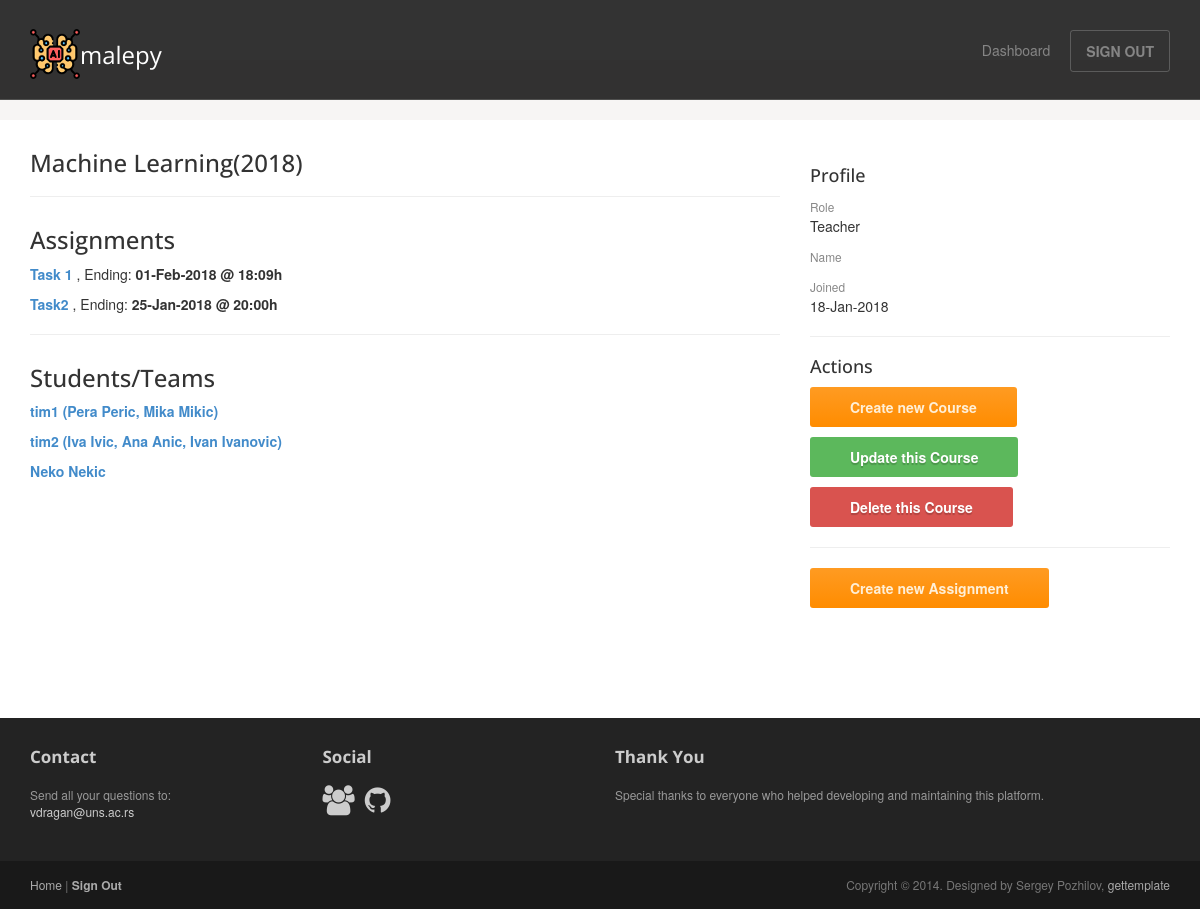
The page /course/1/ (signed in) on the database as committed earlier.
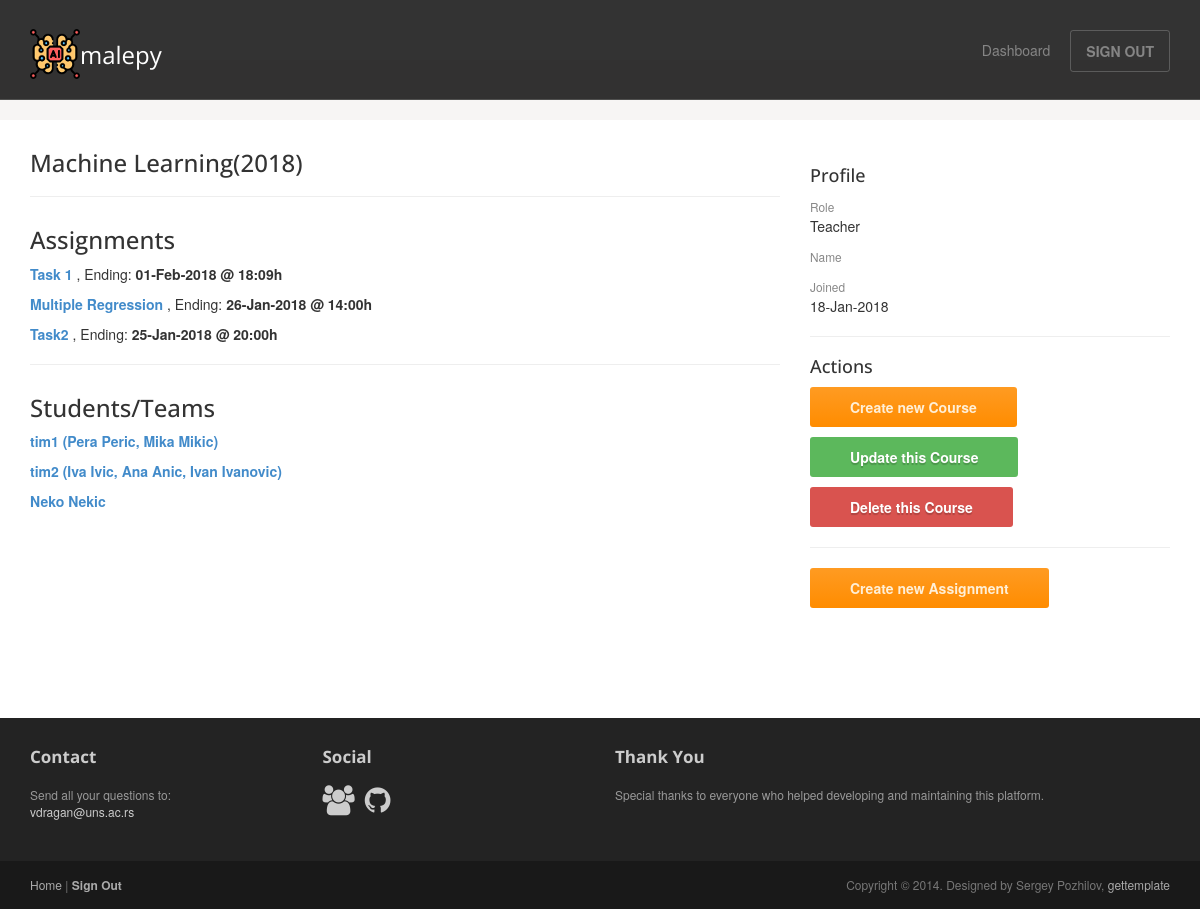
The same page on the database as committed later.
### malepy/models.py (models this page shows, shortened)
class Assignment(models.Model):
    SORTING_CHOICES = (
        ('Asc', 'Asc'),
        ('Desc', 'Desc')
    )
    name = models.CharField(max_length=100, null=True, blank=True)
    name_en = models.CharField(max_length=100, null=False, blank=False)
    description = models.CharField(max_length=2000, null=True, blank=True)
    description_en = models.CharField(max_length=2000, null=False, blank=False)
    folder = models.CharField(max_length=100, null=False, blank=False, default='undecided')
    training = models.FileField(null=True, blank=True, upload_to=assignment_data_set_directory)
    fake_testing = models.FileField(null=True, blank=True, upload_to=assignment_data_set_directory)
    testing = models.FileField(null=True, blank=True, upload_to=assignment_data_set_directory)
    starting = models.DateTimeField(null=True, blank=True)
    ending = models.DateTimeField(null=True, blank=True)
    measurement = models.CharField(max_length=50, null=False, blank=False, default='Accuracy')
    sorting = models.CharField(max_length=4, null=False, blank=False, default='Asc', choices=SORTING_CHOICES)
    threshold = models.FloatField(null=True, blank=True)
    course = models.ForeignKey(Course, on_delete=models.CASCADE, null=False, blank=False)

class User(AbstractUser):
    user_role = models.IntegerField(null=False, blank=False, default=0)  # 0 = teacher, 1 = student
    members = models.CharField(max_length=200, null=True, blank=True)

### malepy/views.py (the view)
# urls.py: url(r'^course/(?P<course_id>[0-9]+)/$', views.course, name='course'),
@login_required(login_url='/')
def course(request, course_id):
    this_course = get_object_or_404(Course, pk=course_id)
    assignments = Assignment.objects.filter(course=this_course).order_by('-ending')
    enrollments = Enrollment.objects.filter(course=this_course).order_by('enrolled')
    students = []
    for enrollment in enrollments:
        if enrollment.user.user_role:
            students.append(enrollment.user)
    context = {"course": this_course, "assignments": assignments, "students": students}
    return render(request, 'malepy/course.html', context=context)

### malepy/templates/malepy/course.html
{% extends "malepy/user_base.html" %}
{% block article %}
    <h3>{{ course.name }}({{ course.year }})</h3>
    <hr>
    <h3>Assignments</h3>
    {% for assignment in assignments %}
        <p><b><a href="{% url 'malepy:assignment' assignment.id %}"> {{ assignment.name_en }} </a></b>, Ending: <b>{{ assignment.ending|date:"d-M-Y @ H:i" }}h</b> </p>
    {% endfor %}
    {% if not user.user_role %}
        <hr>
        <h3>Students/Teams</h3>
        {% for student in students %}
            {% if student.members %}
                <p><b><a href="{% url 'malepy:history' student.id %}">{{ student.username }} ({{ student.members }})</a> </b></p>
            {% else %}
                <p><b><a href="{% url 'malepy:history' student.id %}">{{ student.first_name }} {{ student.last_name }}</a> </b></p>
            {% endif %}
        {% endfor %}
    {% endif %}
{% endblock %}
{% block actions %}
    <hr>
    <h4>Actions</h4>
    <li><a href="{% url 'malepy:create_course_form' %}"><button class="btn btn-action">Create new Course</button></a></li>
    <li><a href="{% url 'malepy:update_course_form' course.id %}"><button class="btn btn-success">Update this Course</button></a></li>
    <li><a href="{% url 'malepy:delete_course' course.id %}"><button class="btn btn-danger">Delete this Course</button></a></li>
    <hr>
    <li><a href="{% url 'malepy:create_assignment_form' course.id %}"><button class="btn btn-action">Create new Assignment</button></a></li>
{% endblock %}

Rows that differ between the two databases and show on the page:
added Assignment: name_en "Multiple Regression", ending "26-Jan-2018 @ 14:00"
